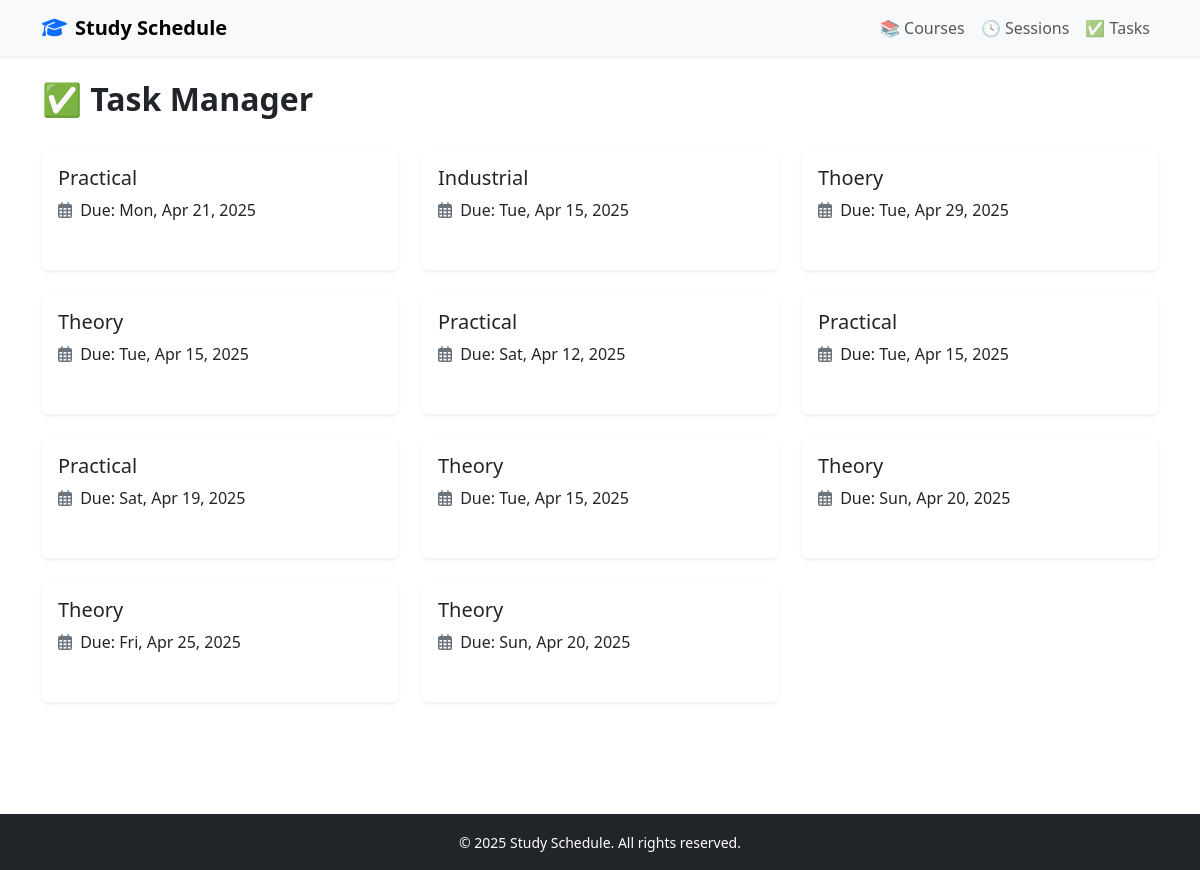
/tasks/, run on the app's committed database.
### scheduler/models.py (models this page shows, shortened)
class Task(models.Model):
    course = models.ForeignKey(Course, on_delete=models.CASCADE, null=True, blank=True)
    title = models.CharField(max_length=200)
    due_date = models.DateField()
    completed = models.BooleanField(default=False)

### scheduler/views.py (the view)
# urls.py: path('tasks/', views.tasks_list, name='tasks'),
def tasks_list(request):
    tasks = Task.objects.all()
    return render(request, 'scheduler/tasks.html', {'tasks': tasks})

### scheduler/templates/scheduler/tasks.html (shortened to what this page needs)
{% extends 'scheduler/base.html' %}
{% block content %}
<div class="d-flex justify-content-between align-items-center mb-4">
  <h2 class="fw-bold">✅ Task Manager</h2>
</div>
<div class="row">
  {% for task in tasks %}
  <div class="col-md-6 col-lg-4 mb-4">
    <div class="card h-100 shadow-sm border-0 hover-zoom">
      <div class="card-body">
        <h5 class="card-title">
          {{ task.title }}
        </h5>
        <p class="card-text mb-2">
          <i class="far fa-calendar-alt me-1 text-secondary"></i>
          Due: {{ task.due_date|date:"D, M j, Y" }}
        </p>
        <span class="badge">
        </span>
      </div>
    </div>
  </div>
  {% empty %}
  <div class="col-12 text-center">
    <img src="/static/images/empty-tasks.png" alt="No tasks" style="max-width: 200px;" class="mb-3">
    <p class="text-muted">You're all caught up! No tasks at the moment.</p>
  </div>
  {% endfor %}
</div>
{% endblock %}

### scheduler/templates/scheduler/base.html (style rules this page uses)
body { scroll-behavior: smooth; }

### scheduler/templates/scheduler/tasks.html (style rules this page uses)
.hover-zoom { transition: transform 0.3s ease; }

### data on the page
Task: title "Practical", due_date "Mon, Apr 21, 2025"
Task: title "Industrial", due_date "Tue, Apr 15, 2025"
Task: title "Thoery", due_date "Tue, Apr 29, 2025"
Task: title "Theory", due_date "Tue, Apr 15, 2025"
Task: title "Practical", due_date "Sat, Apr 12, 2025"
Task: title "Practical", due_date "Tue, Apr 15, 2025"
Task: title "Practical", due_date "Sat, Apr 19, 2025"
Task: title "Theory", due_date "Tue, Apr 15, 2025"
Task: title "Theory", due_date "Sun, Apr 20, 2025"
Task: title "Theory", due_date "Fri, Apr 25, 2025"
Task: title "Theory", due_date "Sun, Apr 20, 2025"
